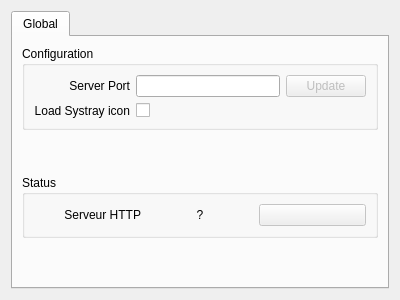
<?xml version="1.0" encoding="UTF-8"?>
<ui version="4.0">
 <class>window</class>
 <widget class="QDialog" name="window">
  <property name="geometry">
   <rect>
    <x>0</x>
    <y>0</y>
    <width>400</width>
    <height>300</height>
   </rect>
  </property>
  <property name="windowTitle">
   <string>CF71</string>
  </property>
  <property name="windowIcon">
   <iconset resource="html_content.qrc">
    <normaloff>:/icon.png</normaloff>:/icon.png</iconset>
  </property>
  <layout class="QVBoxLayout" name="verticalLayout">
   <item>
    <widget class="QTabWidget" name="tabWidget">
     <property name="currentIndex">
      <number>0</number>
     </property>
     <widget class="QWidget" name="tabConfig">
      <attribute name="title">
       <string>Global</string>
      </attribute>
      <layout class="QVBoxLayout" name="verticalLayout_2">
       <item>
        <widget class="QGroupBox" name="groupConfig">
         <property name="title">
          <string>Configuration</string>
         </property>
         <property name="flat">
          <bool>false</bool>
         </property>
         <property name="checkable">
          <bool>false</bool>
         </property>
         <layout class="QGridLayout" name="gridLayout_2">
          <item row="0" column="0">
           <widget class="QLabel" name="label">
            <property name="text">
             <string>Server Port</string>
            </property>
            <property name="alignment">
             <set>Qt::AlignRight|Qt::AlignTrailing|Qt::AlignVCenter</set>
            </property>
           </widget>
          </item>
          <item row="0" column="2">
           <widget class="QPushButton" name="butPortUpdate">
            <property name="enabled">
             <bool>false</bool>
            </property>
            <property name="text">
             <string>Update</string>
            </property>
           </widget>
          </item>
          <item row="0" column="1">
           <widget class="QLineEdit" name="lineEditPort">
            <property name="maxLength">
             <number>5</number>
            </property>
           </widget>
          </item>
          <item row="1" column="0">
           <widget class="QLabel" name="label_2">
            <property name="text">
             <string>Load Systray icon</string>
            </property>
            <property name="alignment">
             <set>Qt::AlignRight|Qt::AlignTrailing|Qt::AlignVCenter</set>
            </property>
           </widget>
          </item>
          <item row="1" column="1">
           <widget class="QCheckBox" name="cbSystray">
            <property name="text">
             <string/>
            </property>
           </widget>
          </item>
         </layout>
        </widget>
       </item>
       <item>
        <spacer name="verticalSpacer_2">
         <property name="orientation">
          <enum>Qt::Vertical</enum>
         </property>
         <property name="sizeHint" stdset="0">
          <size>
           <width>20</width>
           <height>40</height>
          </size>
         </property>
        </spacer>
       </item>
       <item>
        <widget class="QGroupBox" name="groupBox_2">
         <property name="title">
          <string>Status</string>
         </property>
         <layout class="QGridLayout" name="gridLayout">
          <property name="horizontalSpacing">
           <number>6</number>
          </property>
          <item row="0" column="2">
           <widget class="QPushButton" name="butServerStart">
            <property name="enabled">
             <bool>false</bool>
            </property>
            <property name="text">
             <string/>
            </property>
           </widget>
          </item>
          <item row="0" column="1">
           <widget class="QLabel" name="statusServer">
            <property name="text">
             <string>?</string>
            </property>
            <property name="alignment">
             <set>Qt::AlignCenter</set>
            </property>
           </widget>
          </item>
          <item row="0" column="0">
           <widget class="QLabel" name="label_3">
            <property name="text">
             <string>Serveur HTTP</string>
            </property>
            <property name="alignment">
             <set>Qt::AlignRight|Qt::AlignTrailing|Qt::AlignVCenter</set>
            </property>
            <property name="margin">
             <number>0</number>
            </property>
           </widget>
          </item>
         </layout>
        </widget>
       </item>
       <item>
        <spacer name="verticalSpacer">
         <property name="orientation">
          <enum>Qt::Vertical</enum>
         </property>
         <property name="sizeHint" stdset="0">
          <size>
           <width>20</width>
           <height>40</height>
          </size>
         </property>
        </spacer>
       </item>
      </layout>
     </widget>
    </widget>
   </item>
  </layout>
 </widget>
 <resources>
  <include location="html_content.qrc"/>
 </resources>
 <connections/>
</ui>
